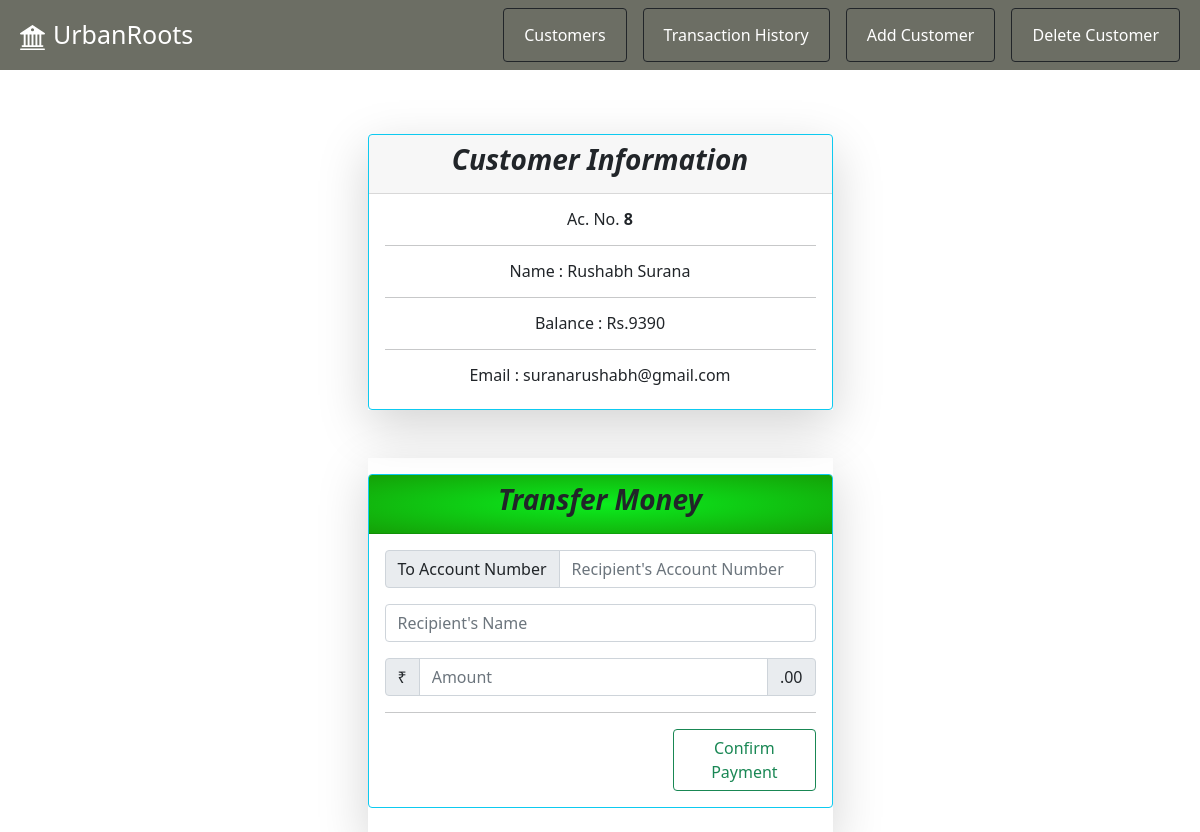
/custinfo/8, run on the app's committed database.
### bank_app/models.py (models this page shows)
class Customer(models.Model):
    id=models.AutoField(primary_key=True)
    name=models.CharField(max_length=100)
    email=models.EmailField(max_length=100)
    balance=models.IntegerField()

### bank_app/views.py (the view, shortened to what this page needs)
# urls.py: path('custinfo/<int:id>',views.custinfo),
def custinfo(request,id):
    global allids
    cust=Customer.objects.filter(id=id)   #returns iterator queryset
    cust1 = Customer.objects.get(id = id)  #returns single object
    sender_name = cust1.name
    if request.method == 'GET':
        return render(request,'custinfo.html',{'customer':cust,'cur_cust_id':id})

### templates/custinfo.html (shortened to what this page needs)
{% extends 'base.html' %}
{% block content %}
<div class="container pt-5">
    <div class="col-lg-5 shadow-lg mx-auto p-0 mt-3">
        <div class="card border-info mb-3" style="align-self: auto;">
            <div class="card-header">
                <h3 style="text-align: center;"><b><i>Customer Information</i></b></h3>
            </div>
            <div class="card-body">
                {% for cust in customer %}
                <h6 style="text-align: center;">Ac. No. <b>{{cust.id}}</b></h6>
                <hr>
                <h6 style="text-align: center;">Name : {{cust.name}}</h6>
                <hr>
                <h6 style="text-align: center;">Balance : Rs.{{ cust.balance }}</h6>
                <hr>
                <h6 style="text-align: center;">Email : {{ cust.email }}</h6>
                {% endfor %}
            </div>
        </div>
    </div>
    <div class="col-lg-5 shadow-lg mx-auto pt-3 mt-5 pb-2">
        <div class="border-1 mb-md-2">
            <div class="card border-info mb-3" style="align-self: auto;">
                <div class="card-header"
                    style="text-align: center;background: radial-gradient(rgb(11, 238, 30),#14a007);">
                    <h3 style="text-align: center;">
                        <b><i>Transfer Money</i></b>
                    </h3>
                </div>
                <div class="card-body">
                    <form method="POST" action="/custinfo/{{cur_cust_id}}">
                        <div class="input-group mb-3">
                            <span class="input-group-text" id="AccountNum">To Account Number</span>
                            <input type="number" class="form-control" placeholder="Recipient's Account Number Here"
                                aria-label="AccountNum" aria-describedby="AccountNum" name="AccountNum" id="AccountNum"
                                required>
                        </div>
                        <div class="input-group mb-3">
                            <input type="text" class="form-control" placeholder="Recipient's Name" id="RName"
                                name="RName" aria-label="Recipient's username" aria-describedby="basic-addon2">
                        </div>
                        <div class="input-group mb-3">
                            <span class="input-group-text">₹</span>
                            <input type="number" class="form-control" aria-label="Amount" name="Amount" id="Amount"
                                aria-describedby="Amount" placeholder="Amount" required>
                            <span class="input-group-text">.00</span>
                        </div>
                        <hr>
                        <button type="submit" class="btn btn-outline-success" style="margin-left: 67%;">Confirm
                            Payment</button>
                    </form>
                </div>
            </div>
        </div>
    </div>
</div>
{% endblock content %}

### data on the page
Customer: id "8", name "Rushabh Surana", balance "9390", email "suranarushabh@gmail.com"
